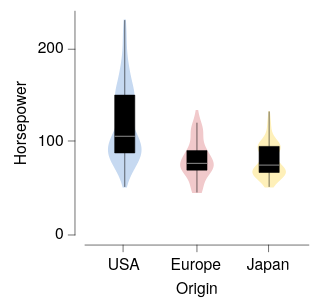

The Vega-Lite source for this figure:
### Vega-Lite specification from a JSON file in a GitHub repository (floating-point values rounded to 4 significant figures; data arrays with more than 128 entries replaced by an {"elided": "..."} marker saying what was removed)
{"background": null, "config": {"arc": {"fill": "#DBDBDB", "fillOpacity": 1.0, "innerRadius": 25.0, "padAngle": 0.03, "stroke": "black", "strokeOpacity": 1, "strokeWidth": 0.25}, "area": {"fill": "#DBDBDB", "fillOpacity": 1.0, "stroke": "black", "strokeOpacity": 1, "strokeWidth": 0.25}, "axis": {"domain": true, "domainCap": "round", "domainColor": "black", "domainWidth": 0.25, "grid": false, "gridCap": "round", "gridColor": "#F1F1F1", "gridDash": [0, 0], "gridOpacity": 1.0, "gridWidth": 0.25, "labelColor": "black", "labelFont": "HelveticaNeue", "labelFontSize": 7, "labelFontStyle": "normal", "labelFontWeight": 400, "offset": 4.5, "ticks": true, "tickCap": "round", "tickColor": "black", "tickSize": 3, "tickWidth": 0.25, "titleColor": "black", "titleFont": "HelveticaNeue", "titleFontSize": 7, "titleFontStyle": "normal", "titleFontWeight": 400}, "axisX": {"domain": true, "labelAlign": "center", "labelAngle": 0, "labels": true, "ticks": true, "translate": 0}, "axisY": {"domain": true, "labelAlign": "right", "labelAngle": 0, "labels": true, "ticks": true, "translate": 0}, "axisRight": {"domain": true, "labelAlign": "left", "labelAngle": 0, "labels": true, "ticks": true, "translate": 0}, "axisTop": {"domain": true, "labelAlign": "center", "labelAngle": 0, "labels": true, "ticks": true, "translate": 0}, "bar": {"fill": "#DBDBDB", "fillOpacity": 1.0, "stroke": "black", "strokeOpacity": 1, "strokeWidth": 0.25}, "boxplot": {"size": 9.0, "ticks": {"cornerRadius": 0.25, "fill": "black", "size": 4.5, "thickness": 0.25}, "box": {"fillOpacity": 1.0, "stroke": "black", "strokeOpacity": 1, "strokeWidth": 0.25}, "median": {"fill": "black", "fillOpacity": 1.0, "size": 9.0, "thickness": 0.25}, "rule": {"fill": "black", "fillOpacity": 1.0, "size": 10.0, "stroke": "black", "strokeDash": [0, 0], "strokeOpacity": 1, "strokeWidth": 0.25}, "outliers": {"color": "black", "fill": "black", "fillOpacity": 1.0, "size": 0, "stroke": "black", "strokeOpacity": 1, "strokeWidth": 0.25}}, "circle": {"fill": "black", "fillOpacity": 1.0, "size": 0.5, "stroke": "black", "strokeOpacity": 1, "strokeWidth": 0.25}, "errorband": {"band": {"fillOpacity": 0.6, "stroke": null, "strokeWidth": 0.25, "strokeOpacity": 1}, "borders": {"opacity": 0, "strokeOpacity": 0.25, "strokeWidth": 1}}, "errorbar": {"opacity": 1, "rule": {"strokeDash": [0, 0], "strokeWidth": 0.5}, "ticks": {"color": "black", "cornerRadius": 0.25, "opacity": 1, "size": 6.0, "thickness": 0.5}, "thickness": 0.5}, "font": "HelveticaNeue", "geoshape": {"fill": "#DBDBDB", "fillOpacity": 1.0, "stroke": "black", "strokeOpacity": 1, "strokeWidth": 0.25}, "header": {"labelColor": "black", "labelFont": "HelveticaNeue", "labelFontSize": 7, "labelFontStyle": "normal", "labelFontWeight": 400, "titleColor": "black", "titleFont": "HelveticaNeue", "titleFontSize": 7, "titleFontStyle": "normal", "titleFontWeight": 400, "titlePadding": 0}, "legend": {"disable": false, "offset": 4.5, "gradientLength": 50.0, "gradientThickness": 5.0, "gradientOpacity": 1.0, "gradientStrokeColor": "black", "gradientStrokeWidth": 0.25, "labelColor": "black", "labelFont": "HelveticaNeue", "labelFontSize": 7, "labelFontStyle": "normal", "labelFontWeight": 400, "strokeColor": "black", "strokeWidth": 0, "symbolSize": 42, "symbolStrokeColor": "black", "symbolStrokeWidth": 0.25, "titleColor": "black", "titleFont": "HelveticaNeue", "titleFontSize": 7, "titleFontStyle": "normal", "titleFontWeight": 400}, "line": {"color": "black", "stroke": "black", "strokeCap": "round", "strokeDash": [0, 0], "strokeOpacity": 1, "strokeWidth": 0.375}, "point": {"filled": true, "fill": "#DBDBDB", "fillOpacity": 1.0, "size": 5.0, "stroke": "black", "strokeOpacity": 1, "strokeWidth": 0.25}, "range": {"category": ["#C6D9F1", "#F1C9CB", "#FEF0B9", "#CEE37A", "#7AA8E0", "#E589A3", "#FDDD5D", "#68B961", "#4177B1", "#C35082", "#E5C227", "#438156"], "diverging": {"scheme": ["#C35082", "#CE6D94", "#D989A7", "#E2A4BA", "#EABFCE", "#F1DBE2", "#F6F6F6", "#D7E0EB", "#B9CBE0", "#9BB6D5", "#7DA1C9", "#5F8CBD", "#4177B1"]}, "heatmap": {"scheme": ["#DFE9F7", "#C6D9F1", "#ADC8EC", "#94B8E6", "#7AA8E0", "#6097DA", "#4D87CA", "#4177B1", "#386898", "#2F597F", "#264A69", "#1D3A58"]}, "ordinal": {"scheme": ["#F1F1F1", "#DBDBDB", "#C6C6C6", "#B2B2B2", "#9D9D9D", "#898989", "#767676", "#636363", "#515151", "#404040", "#2F2F2F", "#1F1F1F"]}, "ramp": {"scheme": ["#DFE9F7", "#C6D9F1", "#ADC8EC", "#94B8E6", "#7AA8E0", "#6097DA", "#4D87CA", "#4177B1", "#386898", "#2F597F", "#264A69", "#1D3A58"]}}, "rule": {"color": "black", "stroke": "black", "strokeCap": "round", "strokeDash": [2, 2], "strokeOpacity": 1, "strokeWidth": 0.25}, "scale": {"bandPaddingInner": 0.1, "bandPaddingOuter": 0.1, "round": false}, "rect": {"fill": "#DBDBDB", "fillOpacity": 1.0, "stroke": "black", "strokeOpacity": 1, "strokeWidth": 0.25}, "square": {"fill": "#DBDBDB", "fillOpacity": 1.0, "size": 10.0, "stroke": "black", "strokeOpacity": 1, "strokeWidth": 0.25}, "text": {"color": "black", "font": "HelveticaNeue", "fontSize": 7, "fontStyle": "normal", "fontWeight": 400}, "title": {"anchor": "middle", "frame": "group", "color": "black", "font": "HelveticaNeue", "fontSize": 7, "fontStyle": "normal", "fontWeight": 400, "subtitleColor": "black", "subtitleFont": "HelveticaNeue", "subtitleFontSize": "HelveticaNeue", "subtitleFontStyle": "normal", "subtitleFontWeight": 400}, "view": {"continuousWidth": 100, "continuousHeight": 100, "discreteWidth": 100, "discreteHeight": 100, "fill": null, "stroke": null, "strokeWidth": 0.25}}, "layer": [{"data": {"name": "data-436178437a4916390a797cd3a4c4a67d"}, "mark": {"type": "line", "fillOpacity": 1.0, "filled": true, "strokeOpacity": 0, "strokeWidth": 0.25}, "encoding": {"color": {"field": "__group", "legend": null, "sort": ["USA", "Europe", "Japan"], "title": null, "type": "nominal"}, "order": {"field": "__order", "type": "quantitative"}, "x": {"axis": null, "field": "__x", "scale": {"domain": [0, 100]}, "type": "quantitative"}, "y": {"field": "__y", "title": "Horsepower", "type": "quantitative"}}}, {"data": {"name": "data-d7a230a7326baf606a19256938f2a2d2"}, "mark": {"type": "boxplot", "color": "black", "median": {"fill": "white"}, "rule": {"stroke": "black"}, "ticks": false}, "encoding": {"x": {"axis": {}, "field": "Origin", "sort": ["USA", "Europe", "Japan"], "title": "Origin", "type": "nominal"}, "y": {"field": "Horsepower", "title": "Horsepower", "type": "quantitative"}}}], "resolve": {"axis": {"x": "independent"}}, "$schema": "https://vega.github.io/schema/vega-lite/v6.4.1.json", "datasets": {"data-436178437a4916390a797cd3a4c4a67d": {"elided": "1200 records"}, "data-d7a230a7326baf606a19256938f2a2d2": {"elided": "400 records"}}}
